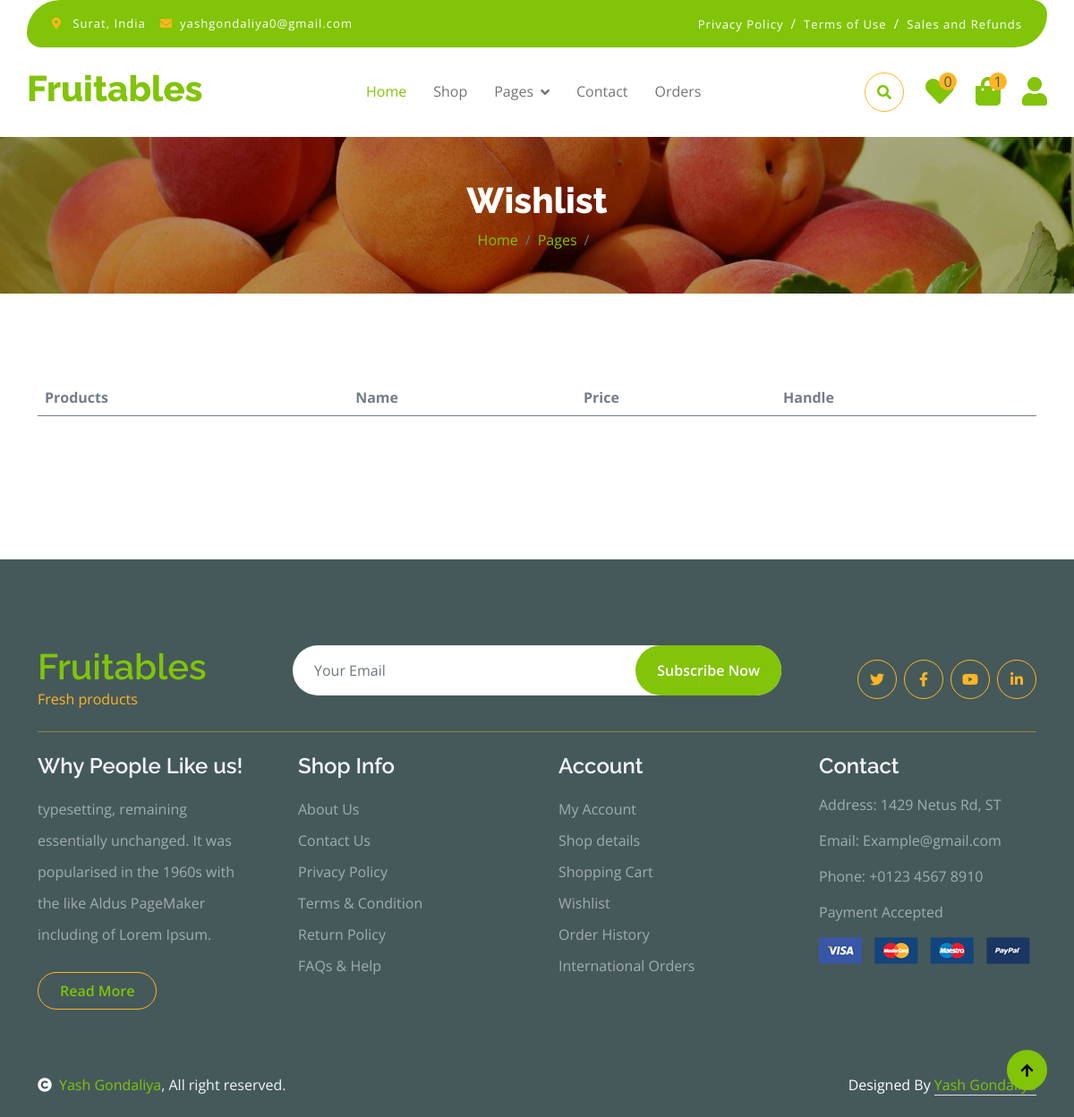
/wishlist (signed in), run on an earlier commit of the app's database.
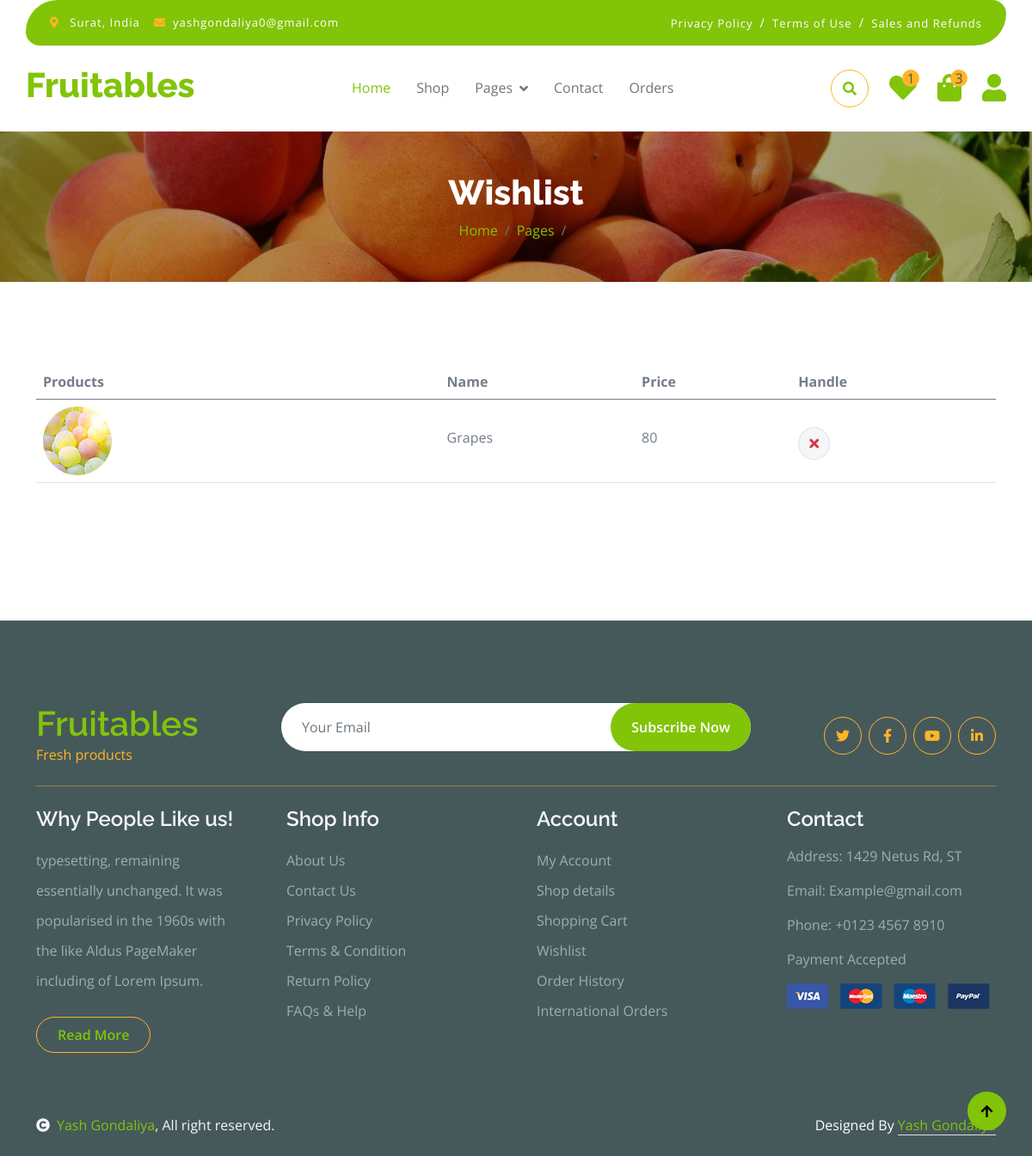
And on a later commit of the database.
### myapp/models.py (models this page shows, shortened)
class Add_to_wishlist(models.Model):
    user_id=models.ForeignKey(user,on_delete=models.CASCADE,blank=True,null=True)
    Product_id=models.ForeignKey(Product,on_delete=models.CASCADE,blank=True,null=True)
    image=models.ImageField(upload_to="media",blank=True,null=True)
    name=models.CharField(max_length=250,blank=True,null=True)
    price=models.IntegerField()

### myapp/views.py (the view)
# urls.py: path('wishlist', views.wishlist, name='wishlist'),
def wishlist(request):
    if 'email' in request.session:
        uid=user.objects.get(email=request.session["email"])
        wish_id=Add_to_wishlist.objects.filter(user_id=uid)
        wish_count=Add_to_wishlist.objects.filter(user_id=uid).count()
        cart_count=Add_to_cart.objects.filter(user_id=uid).count()
        con={"user_id":uid,"wish_id":wish_id,"wish_count":wish_count,"cart_count":cart_count}
        return render(request,"wishlist.html",con)
    return render(request,"wishlist.html")

### myapp/templates/wishlist.html (shortened to what this page needs)
{% extends "index.html" %}
{% load static %}
{% block content %}
        <div class="container-fluid page-header py-5">
            <h1 class="text-center text-white display-6">Wishlist</h1>
            <ol class="breadcrumb justify-content-center mb-0">
                <li class="breadcrumb-item"><a href="#">Home</a></li>
                <li class="breadcrumb-item"><a href="#">Pages</a></li>
                <li class="breadcrumb-item active text-white"></li>
            </ol>
        </div>
        <div class="container-fluid py-5">
            <div class="container py-5">
                <div class="table-responsive">
                    <table class="table">
                        <thead>
                          <tr>
                            <th scope="col">Products</th>
                            <th scope="col">Name</th>
                            <th scope="col">Price</th>
                            <th scope="col">Handle</th>
                          </tr>
                        </thead>
                        <tbody>
                            {% for i in wish_id %}
                            <tr>
                                <th scope="row">
                                    <div class="d-flex align-items-center">
                                        <img src="{{i.image.url}}" class="img-fluid me-5 rounded-circle" style="width: 80px; height: 80px;" alt="">
                                    </div>
                                </th>
                                <td>
                                    <p class="mb-0 mt-4">{{i.name}}</p>
                                </td>
                                <td>
                                    <p class="mb-0 mt-4">{{i.price}}</p>
                                </td>
                                <td>
                                    <a href="{% url 'delete_wishlist' i.id %}">
                                    <button class="btn btn-md rounded-circle bg-light border mt-4" >
                                        <i class="fa fa-times text-danger"></i>
                                    </button>
                                </td>
                            </tr>
                            {% endfor %}
                        </tbody>
                    </table>
                </div>
                    </div>
                </div>
        {% endblock %}

### myapp/templates/index.html (shortened to what the changed rows need)
<!DOCTYPE html>
{% load static %}
<html lang="en">
    <head>
        {% load static %}
        <link rel="stylesheet" href="https://use.fontawesome.com/releases/v5.15.4/css/all.css"/>
        <link rel="stylesheet" href="https://cdnjs.cloudflare.com/ajax/libs/animate.css/4.1.1/animate.min.css"/>
        <link href="https://cdn.jsdelivr.net/npm/bootstrap-icons@1.4.1/font/bootstrap-icons.css" rel="stylesheet">
        <link href="{% static 'lib/lightbox/css/lightbox.min.css' %}" rel="stylesheet">
        <link href="{% static 'lib/owlcarousel/assets/owl.carousel.min.css' %}" rel="stylesheet">
        <link href="{% static 'css/bootstrap.min.css' %}" rel="stylesheet">
        <link href="{% static 'css/style.css' %}" rel="stylesheet">
    </head>
    <body>
        <div class="container-fluid fixed-top">
            <div class="container px-0">
                <nav class="navbar navbar-light bg-white navbar-expand-xl">
                    <a href="{% url 'index' %}" class="navbar-brand"><h1 class="text-primary display-6">Fruitables</h1></a>
                    <div class="collapse navbar-collapse bg-white" id="navbarCollapse">
                        <div class="d-flex m-3 me-0">
                            <a href="{% url 'wishlist' %}" class="position-relative me-4 my-auto">
                                <i class="fa fa-heart fa-2x" ></i>
                                <span class="position-absolute bg-secondary rounded-circle d-flex align-items-center justify-content-center text-dark px-1" style="top: -5px; left: 15px; height: 20px; min-width: 20px;">{{wish_count}}</span>
                            </a>
                            <a href="{% url 'cart' %}" class="position-relative me-4 my-auto">
                                <i class="fa fa-shopping-bag fa-2x"></i>
                                <span class="position-absolute bg-secondary rounded-circle d-flex align-items-center justify-content-center text-dark px-1" style="top: -5px; left: 15px; height: 20px; min-width: 20px;">{{cart_count}}</span>
                            </a>
                        </div>
                    </div>
                </nav>
            </div>
        </div>
        {% block content %}{% endblock %}
        <div class="container-fluid bg-dark text-white-50 footer pt-5 mt-5">
            <div class="container py-5">
                <div class="pb-4 mb-4" style="border-bottom: 1px solid rgba(226, 175, 24, 0.5) ;">
                    <div class="row g-4">
                        <div class="col-lg-3">
                            <a href="#">
                                <h1 class="text-primary mb-0">Fruitables</h1>
                            </a>
                        </div>
                    </div>
                </div>
            </div>
        </div>
    </body>
</html>

What changed in the data, as far as the page shows it:
added Add_to_wishlist: image (picture), name "Grapes", price "80"
Also different on the page:
{{ wish_count }}: "0" → "1"
{{ cart_count }}: "1" → "3"
